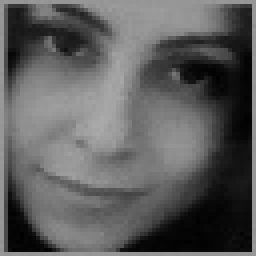
#> input picture ReplayAttackDB/Fake/101.jpg, 64 x 64 px (shown 4 times larger); its folder holds only this picture in this run
$ python ReplayAttackSplitting.py   (older library calls are emulated)
#> lines starting #> are read from the running program, lines starting #| are printed output that depends on the picture
### LBP.py
import numpy as np
import cv2
import Database


class Local_Binary_Pattern:

    def __init__(self, radius, neighborhood, img):
        self.radius = radius
        self.neighborhood = neighborhood
        # il raggio non puo' essere minore di 1, il vicinato non puo' essere minore di 4 e deve essere una potenza di 2
        # questo semplifica l'ordinamento dei punti, sapendo qual è in genere l'angolo in alto a sx
        if self.radius <= 0 or self.neighborhood < 4 or (self.neighborhood & (self.neighborhood - 1)) != 0:
            raise Exception("Input error")
        self.img = img

    # calcola l'immagine lbp
    def compute_lbp(self):
        # crea la nuova immagine
        new_img = [[0 for y in range(self.img.shape[0])] for x in range(self.img.shape[1])]
        # per ogni pixel
        for i in range(0, self.img.shape[0]):
            for j in range(0, self.img.shape[1]):
                # trova i pixel del vicinato
                pixels = self.find_neighbors(i, j)
                # definisce il pattern
                pattern = np.where(pixels > self.img[i][j], 1, 0)
                value = 0
                count = 0
                # somma pesata con le potenze di due
                for k in pattern:
                    value += k * 2 ** count
                    count += 1
                new_img[i][j] = value % 256
        return new_img

    def find_neighbors(self, cx, cy):
        # definire il cerchio composto da self.neighborhood punti
        angles_array = 2 * np.pi / self.neighborhood
        alpha = np.arange(0, 2 * np.pi, angles_array)
        # ordiniamo  in modo tale da partire dall'angolo in alto a sx e procedere verso dx
        alpha = self.sort_points(alpha)
        # calcolare coppia di seno e coseno per ogni punto
        s_points = np.array([-np.sin(alpha), np.cos(alpha)]).transpose()
        s_points *= self.radius
        # per ogni punto
        pixels = []
        for x, y in s_points:
            # analizziamo la parte frazionaria, considerando solo i primi quattro valori.
            # Se questi sono 0, allora si riferiscono ai punti nei gradi
            # 0,90,180,270, che sono gli unici a trovarsi al centro del pixel.
            # In questo caso, non hanno bisogno di interpolazione
            x = np.round(x, 4)
            y = np.round(y, 4)
            x_fract = x - np.round(x)
            y_fract = y - np.round(y)
            if x_fract == 0 and y_fract == 0:
                coorx = int(x)
                coory = int(y)
                if self.check_border(cx + coorx, cy + coory):
                    pixels.append(0)
                else:
                    pixels.append(self.img[cx + coorx][cy + coory])
            # i punti seguenti non cadono al centro di un pixel
            else:
                # si prende la parte frazionaria e si arrotonda per eccesso e per difetto
                x_c = np.ceil(x).astype(int)
                y_c = np.ceil(y).astype(int)
                x_f = np.floor(x).astype(int)
                y_f = np.floor(y).astype(int)
                # ordino x1 e x2 in modo tale che x1 < x2 e lo stesso vale per y1 e y2
                if x_c == 0:
                    x1 = x_c
                    x2 = x_f
                else:
                    x1 = x_f
                    x2 = x_c
                if y_c == 0:
                    y1 = y_c
                    y2 = y_f
                else:
                    y1 = y_f
                    y2 = y_c
                # controllo i bordi: se il punto esce fuori dal bordo gli associo il valore 0
                if self.check_border(cx + x1, cy + y1) or self.check_border(cx + x2, cy + y2):
                    pixels.append(0)
                else:
                    value = self.bilinear_interpolation(x1, y1, x2, y2, cx, cy, x, y)
                    # si arrotonda il valore
                    pixels.append(np.round(value).astype(int))
        return pixels

    # x1,y1 rappresentano le coordinate più piccole
    # x2, y2 rappresentano le coordinate più grandi
    # cx, cy rappresentano le coordinate del pixel centrale nell'immagine
    # x, y rappresentano le coordinate del punto il cui valore è da definire
    def bilinear_interpolation(self, x1, y1, x2, y2, cx, cy, x, y):
        Q11 = self.img[cx + x1][cy + y1]
        Q21 = self.img[cx + x1][cy + y2]
        Q12 = self.img[cx + x2][cy + y1]
        Q22 = self.img[cx + x2][cy + y2]
        dem = (x2 - x1) * (y2 - y1)
        return (Q11 * (x2 - x) * (y2 - y) / dem) + (Q21 * (x - x1) * (y2 - y) / dem) + \
               (Q12 * (x2 - x) * (y - y1) / dem) + (Q22 * (x - x1) * (y - y1) / dem)

    # si ordinano i punti partendo dall'angolo in altro a sx e procedendo verso dx
    # [0. 0.78539816 1.57079633 2.35619449 3.14159265 3.92699082 4.71238898 5.49778714]
    # 2.35619449 rappresenta l'angolo di 135 gradi. S
    def sort_points(self, alpha):
        # l'angolo in alto a sx sarà 135. se il vicinato > 4, altrimenti si parte da 90 gradi
        if self.neighborhood > 4:
            left_point = np.where(np.degrees(alpha) == 135.)[0][0]
        else:
            left_point = np.where(np.degrees(alpha) == 90.)[0][0]
        new_alpha = []
        # parto dall'angolo in alto a sx e vado verso dx (quindi nella lista vado verso lo 0)
        # dopo parto dalla fine della lista e vado verso il centro della lista
        # questa tecnica nasce da una dall'analisi dei risultati ottenuti
        count = left_point
        while len(new_alpha) != self.neighborhood:
            new_alpha.append(alpha[count])
            if np.degrees(alpha[count]) == 0.:
                count = self.neighborhood
            count -= 1
        return new_alpha

    # controlla se fuoriesce dal bordo dell'immagine
    def check_border(self, x, y):
        return x < 0 or x >= self.img.shape[0] or y < 0 or y >= self.img.shape[1]

    # crea l'histogram
    def createHistogram(self, new_img, grid_x=8, grid_y=8):
        histogram = []

        # controlla le dimensioni della immagine LBP ottenuta
        if len(new_img) == 0:
            raise Exception("Input error")

        # Ottiene le dimensioni dell'immagine
        h = len(new_img)
        w = len(new_img[0])

        # ottiene le dimensioni di ogni regione
        gridWidth = int(w / grid_x)
        gridHeight = int(h / grid_y)

        # calcola l'histogram per ogni regione
        for gx in range(0, grid_x):
            for gy in range(0, grid_y):

                # prepara l'histogram vuoto
                regionHistogram = [0] * 256

                # definisce le posizioni iniziali e finale per il seguente loop
                startPosX = gx * gridWidth
                startPosY = gy * gridHeight
                endPosX = (gx + 1) * gridWidth
                endPosY = (gy + 1) * gridHeight

                # crea l'histogram per la regione corrente
                for x in range(startPosX, endPosX):
                    for y in range(startPosY, endPosY):
                        if new_img[x][y] < len(regionHistogram):
                            regionHistogram[new_img[x][y]] += 1

                # concatenazione
                histogram = np.concatenate((histogram, regionHistogram), axis=None)
        # normalizzazione
        cv2.normalize(histogram, histogram)
        return histogram


# [11 lines that do not run on import are left out]

### ReplayAttackSplitting.py
import csv
import os
import numpy as np
import cv2
import pandas as pd
from sklearn.preprocessing import StandardScaler
import LBP
from sklearn.model_selection import train_test_split

def get_normalized(image):
    norm_image = cv2.normalize(image, None, alpha=0, beta=255, norm_type=cv2.NORM_MINMAX, dtype=cv2.CV_32F)
    norm_image = norm_image.astype(np.uint8)
    norm_image = cv2.cvtColor(norm_image, cv2.COLOR_BGR2GRAY)
    return norm_image


def column_len_csv(filecsv):
    with open(filecsv, 'r') as f:
        reader = csv.reader(f, delimiter=';')
        for row in reader:
            return len(row)


# Qui viene effettuato lo splitting del dataset nel csv per il replay-attack
class ReplayAttackSplitting():
    def __init__(self, nomeFileCsv):
        self.nomeFileCsv = nomeFileCsv

    def splitting_train_test(self):
        num_columns = column_len_csv(self.nomeFileCsv)
        print(num_columns)

        data = pd.read_csv(self.nomeFileCsv, sep=';', header=None)

        X, y = data.iloc[:, :-1], data.iloc[:, -1]

        #X = StandardScaler().fit_transform(X)

        X_train, X_test, y_train, y_test = train_test_split(X, y, test_size=0.2, random_state=1, shuffle=True)

        return X_train, X_test, y_train, y_test

    def writeCsv(self, histogram, val):
        print(histogram)
        list = []
        for val_array in histogram:
            list.append(val_array)
        list.append(val)

        with open(self.nomeFileCsv, 'a+') as cvsfile:
            writer = csv.writer(cvsfile, delimiter=';')
            writer.writerow(list)
            cvsfile.close()

    def convert_image_to_hist(self, image):
        print(image)
        image = cv2.imread(image)

        norm_image = get_normalized(image)

        # myLBP = LBP.Spoof_Local_Binary_Pattern(1, 8, norm_image)
        myLBP = LBP.Local_Binary_Pattern(1, 8, norm_image)
        new_img = myLBP.compute_lbp()

        hist = myLBP.createHistogram(new_img)
        return hist

    # viene effettuato lo splitting tra real e fake  e inserite le informazioni in un csv
    def splitting_real_fake(self, fill_csv_real, fill_csv_fake):
        root_dir = 'ReplayAttackDB'
        # fill_csv_real = False
        # fill_csv_fake = False

        try:
            os.makedirs(root_dir + '/hist_real')
        except:
            print("La directory seguente è già stata creata: " + root_dir + "/hist_real")
        try:
            os.makedirs(root_dir + '/hist_fake')
        except:
            print("La directory seguente è già stata creata: " + root_dir + "/hist_fake")

        current_real = '/Real'
        current_fake = '/Fake'

        # Qui andiamo ad inserire histogram in csv per ogni immagine Real
        if fill_csv_real == True:
            src_real = "ReplayAttackDB" + current_real

            allFileNames = os.listdir(src_real)

            filesName = np.array(allFileNames)

            filesName = [src_real + '/' + name for name in filesName.tolist()]

            for name in filesName:
                print(name)
                hist_real = self.convert_image_to_hist(name)
                # print(len(hist_real))
                self.writeCsv(hist_real, 0)

            # shutil.copy(name, "Data/hist_real/")

        # Qui andiamo ad inserire histogram in csv per ogni immagine Fake
        if fill_csv_fake == True:
            src_fake = "ReplayAttackDB" + current_fake

            allFileNames = os.listdir(src_fake)

            filesName = np.array(allFileNames)

            filesName = [src_fake + '/' + name for name in filesName.tolist()]

            for name in filesName:
                hist_real = self.convert_image_to_hist(name)
                self.writeCsv(hist_real, 1)


# #FUNZIONE TEMPORANEA INIZIO:
# def count_print_row(filecsv):
#
#
#     with open(filecsv, 'r') as csvFile:
#         reader = csv.reader(csvFile, delimiter=';')
#         for row in reader:
#             #print(" ".join(row))
#             print("La lunghezza è: "+ str(len(row)))
#             #print("\n\n\n")
#
#     csvFile.close()
#
# #FINE


def main():
    nameFileCsv = 'histogram.csv'
    ReplayAttackSplitting(nameFileCsv).splitting_real_fake(False,True)
#> in convert_image_to_hist, image is the input picture: shape (64, 64, 3); min 0, max 170, mean 92.6
#> in get_normalized, `norm_image = cv2.normalize(image, None, alpha=0, beta=255, norm_type=c..`:
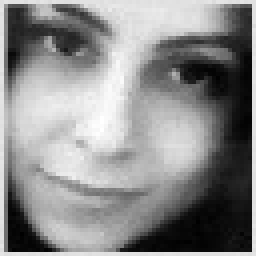
#> norm_image: shape (64, 64, 3) float32 (shown 4 times larger); min 0, max 255, mean 139
#> the loop in compute_lbp, `for i in range(0, self.img.shape[0]):` made 64 passes
#> (printed output is left out)
#> the loop in writeCsv, `for val_array in histogram:` made 16384 passes
#> val_array on passes 1 to 3: 0.0669, 0, 0.00669


if __name__ == '__main__':
    main()

$ run again, on ReplayAttackDB/Fake/109.jpg
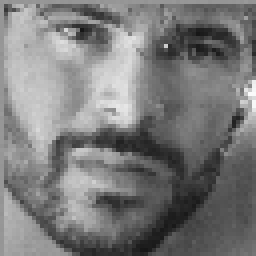
#> input picture ReplayAttackDB/Fake/109.jpg, 64 x 64 px (shown 4 times larger)
#> in convert_image_to_hist, image is the input picture: shape (64, 64, 3); min 22, max 250, mean 122.5
#> in get_normalized, `norm_image = cv2.normalize(image, None, alpha=0, beta=255, norm_type=c..`:
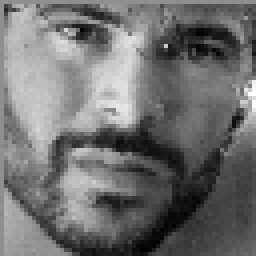
#> norm_image: shape (64, 64, 3) float32 (shown 4 times larger); min 9.54e-07, max 255, mean 112.4
#> the loop in compute_lbp, `for i in range(0, self.img.shape[0]):` made 64 passes
#> (printed output is left out)
#> the loop in writeCsv, `for val_array in histogram:` made 16384 passes
#> val_array on passes 1 to 3: 0.111, 0, 0.00851

$ run again, on ReplayAttackDB/Fake/11.jpg
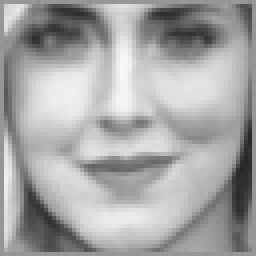
#> input picture ReplayAttackDB/Fake/11.jpg, 64 x 64 px (shown 4 times larger)
#> in convert_image_to_hist, image is the input picture: shape (64, 64, 3); min 37, max 248, mean 165.5
#> in get_normalized, `norm_image = cv2.normalize(image, None, alpha=0, beta=255, norm_type=c..`:
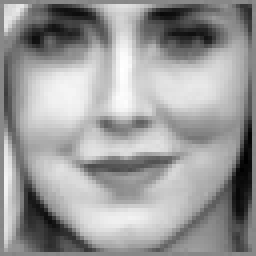
#> norm_image: shape (64, 64, 3) float32 (shown 4 times larger); min 1.79e-06, max 255, mean 155.2
#> the loop in compute_lbp, `for i in range(0, self.img.shape[0]):` made 64 passes
#> (printed output is left out)
#> the loop in writeCsv, `for val_array in histogram:` made 16384 passes
#> val_array on passes 1 to 3: 0.0224, 0, 0.00559
